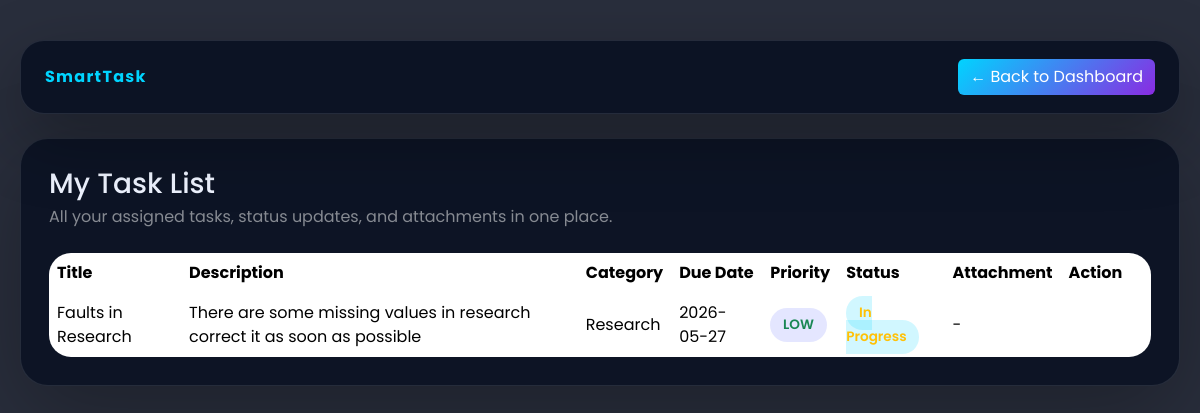
The app's page /my_tasks (signed in) with its own data.
### tables this page shows
CREATE TABLE tasks (
            id INTEGER PRIMARY KEY AUTOINCREMENT,
            title TEXT NOT NULL,
            description TEXT NOT NULL,
            status TEXT DEFAULT 'Pending',
            priority TEXT,
            due_date DATE,
            user_id INTEGER, category TEXT, file_path TEXT,
            FOREIGN KEY (user_id) REFERENCES users(id)

        );

### app.py (the view)
@app.route("/my_tasks")
def my_tasks():
    if 'user_id' not in session:
        return redirect(url_for("login"))
    user_id = session.get('user_id')
    conn = getdb()
    cursor = conn.cursor()
    cursor.execute("SELECT * FROM tasks WHERE user_id = ? ORDER BY priority DESC, due_date ASC", (user_id,))
    tasks = cursor.fetchall()
    conn.close()
    return render_template("my_tasks.html", tasks=tasks)

### app.py (called while the page is built)
@app.after_request
def set_cache_headers(response):
    if response.status_code in [301, 302, 303, 307, 308]:
        response.headers['Cache-Control'] = 'no-store, no-cache, must-revalidate, max-age=0'
        response.headers['Pragma'] = 'no-cache'
        response.headers['Expires'] = '0'
    elif request.endpoint and request.endpoint in ['login', 'register', 'logout', 'user_dashboard', 'admin_dashboard']:
        response.headers['Cache-Control'] = 'no-store, no-cache, must-revalidate, max-age=0, private'
        response.headers['Pragma'] = 'no-cache'
        response.headers['Expires'] = '0'
    elif request.method == 'POST':
        response.headers['Cache-Control'] = 'no-store, no-cache, must-revalidate, max-age=0'
        response.headers['Pragma'] = 'no-cache'
        response.headers['Expires'] = '0'
    return response

def getdb():
    conn = sqlite3.connect(DB_PATH)
    return conn

### templates/my_tasks.html (shortened to what this page needs)
<!DOCTYPE html>
<html lang="en">
<head>
    <link href="https://cdn.jsdelivr.net/npm/bootstrap@5.3.2/dist/css/bootstrap.min.css" rel="stylesheet">
    <link href="https://cdn.jsdelivr.net/npm/bootstrap-icons/font/bootstrap-icons.css" rel="stylesheet">
</head>
<body>
    <div class="page-shell">
        <div class="topbar d-flex flex-column flex-md-row justify-content-between align-items-center gap-3">
            <a href="/" class="navbar-brand mb-0">SmartTask</a>
            <a href="/user_dashboard" class="btn btn-glow">← Back to Dashboard</a>
        </div>
        <div class="content-card">
            <div class="mb-4">
                <h3 class="mb-1">My Task List</h3>
                <p class="text-white-50 mb-0">All your assigned tasks, status updates, and attachments in one place.</p>
            </div>
            <div class="table-responsive">
                <table class="table table-borderless align-middle mb-0">
                    <thead><tr><th>Title</th><th>Description</th><th>Category</th><th>Due Date</th><th>Priority</th><th>Status</th><th>Attachment</th><th>Action</th></tr></thead>
                    <tbody>
                        {% for task in tasks %}
                        <tr>
                            <td>{{ task[1] }}</td>
                            <td>{{ task[2] }}</td>
                            <td>{{ task[7] if task[7] else '-' }}</td>
                            <td>{{ task[5] }}</td>
                            <td><span class="badge-priority {% if task[4] == 'HIGH' %}badge-high text-danger{% elif task[4] == 'MEDIUM' %}badge-medium text-warning{% else %}badge-low text-success{% endif %}">{{ task[4] }}</span></td>
                            <td><span class="badge-status {% if task[3] == 'Completed' %}badge-completed text-success{% elif task[3] == 'In Progress' %}badge-progress text-warning{% else %}badge-pending text-danger{% endif %}">{{ task[3] }}</span></td>
                            <td>
                                {% if task[8] %}
                                    <a href="/download/{{ task[0] }}" class="btn btn-primary btn-sm btn-action">Download</a>
                                {% else %}
                                    -
                                {% endif %}
                            </td>
                            <td>
                                {% if task[3] == 'Pending' %}
                                    <a href="/delete_task/{{ task[0] }}" class="btn btn-sm btn-danger btn-action" onclick="return confirm('Delete this task permanently?')">Delete</a>
                                {% else %}
                                    <span class="text-white-50">No actions</span>
                                {% endif %}
                            </td>
                        </tr>
                        {% endfor %}
                    </tbody>
                </table>
            </div>
        </div>
    </div>
</body>
</html>

### templates/my_tasks.html (style rules this page uses)
* { font-family: 'Poppins', sans-serif; }
body { margin:0; min-height:100vh; background:url('https://images.unsplash.com/photo-1490059834513-f965a85b7d68?ixlib=rb-4.0.3&auto=format&fit=crop&w=1650&q=80') center/cover no-repeat fixed; color:#eef3ff; }
body::before { content:''; position:fixed; inset:0; background:rgba(4,10,26,0.85); z-index:0; }
.page-shell { position:relative; z-index:1; padding:40px 20px; }
.topbar { background:rgba(10,18,35,0.92); border:1px solid rgba(255,255,255,0.1); border-radius:24px; padding:18px 24px; backdrop-filter:blur(18px); box-shadow:0 24px 70px rgba(0,0,0,0.3); }
.topbar .navbar-brand { color:#00d4ff; font-weight:700; letter-spacing:.08em; }
.topbar .btn-glow { background:linear-gradient(135deg,#00d4ff,#8a2be2); color:#fff; border:none; }
.content-card { margin-top:24px; background:rgba(10,18,35,0.9); border:1px solid rgba(255,255,255,0.1); border-radius:28px; padding:28px; box-shadow:0 28px 90px rgba(0,0,0,0.28); }
.table-responsive { border-radius:22px; overflow:hidden; }
table { min-width:100%; color:#eef3ff; }
thead tr { background:rgba(255,255,255,0.06); }
td, th { border:none; vertical-align:middle; }
.badge-priority { padding:.45rem .8rem; border-radius:999px; font-size:.85rem; font-weight:600; }
.badge-low { background:rgba(108,117,255,0.18); color:#cfe1ff; }
.badge-status { padding:.45rem .8rem; border-radius:999px; font-size:.85rem; font-weight:600; }
.badge-progress { background:rgba(0,212,255,0.18); color:#a6f5ff; }

### records on screen
tasks: title "Faults in Research", description "There are some missing values in research correct it as soon as possible", category "Research", due_date "2026-05-27", priority "LOW", status "In Progress"
